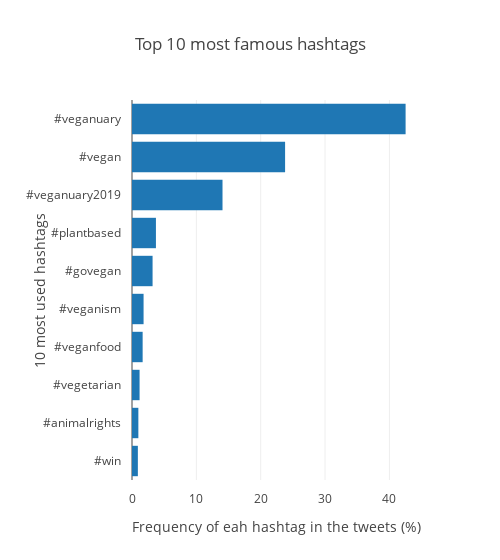

Notebook code cell kept with this figure:
### Code cell
data = [Bar(
        y=count['hashtag'][0:10], # assign x as the dataframe column 'x'
        x=count['freq_hashtags %'][0:10], 
        orientation = 'h',
)]

layout = Layout(
    title="Top 10 most famous hashtags",
    xaxis=dict(title='Frequency of eah hashtag in the tweets (%)'),
    yaxis=dict(title='10 most used hashtags', automargin = True, autorange='reversed'),
    margin=dict(pad=10), 
    width = 500
)

fig = Figure(data=data, layout=layout)

iplot(fig)

### Figure 1 — Plotly figure (JSON) as saved in the notebook; plotly's stock layout.template omitted (floating-point values rounded to 4 significant figures)
{"data": [{"orientation": "h", "type": "bar", "uid": "75cc2311-8167-4ff8-92b9-25dff8b0099f", "x": [42.52, 23.79, 14.07, 3.719, 3.197, 1.798, 1.654, 1.177, 0.988, 0.9103], "y": ["#veganuary", "#vegan", "#veganuary2019", "#plantbased", "#govegan", "#veganism", "#veganfood", "#vegetarian", "#animalrights", "#win"]}], "layout": {"margin": {"pad": 10}, "title": {"text": "Top 10 most famous hashtags"}, "width": 500, "xaxis": {"title": {"text": "Frequency of eah hashtag in the tweets (%)"}}, "yaxis": {"automargin": true, "autorange": "reversed", "title": {"text": "10 most used hashtags"}}}}
